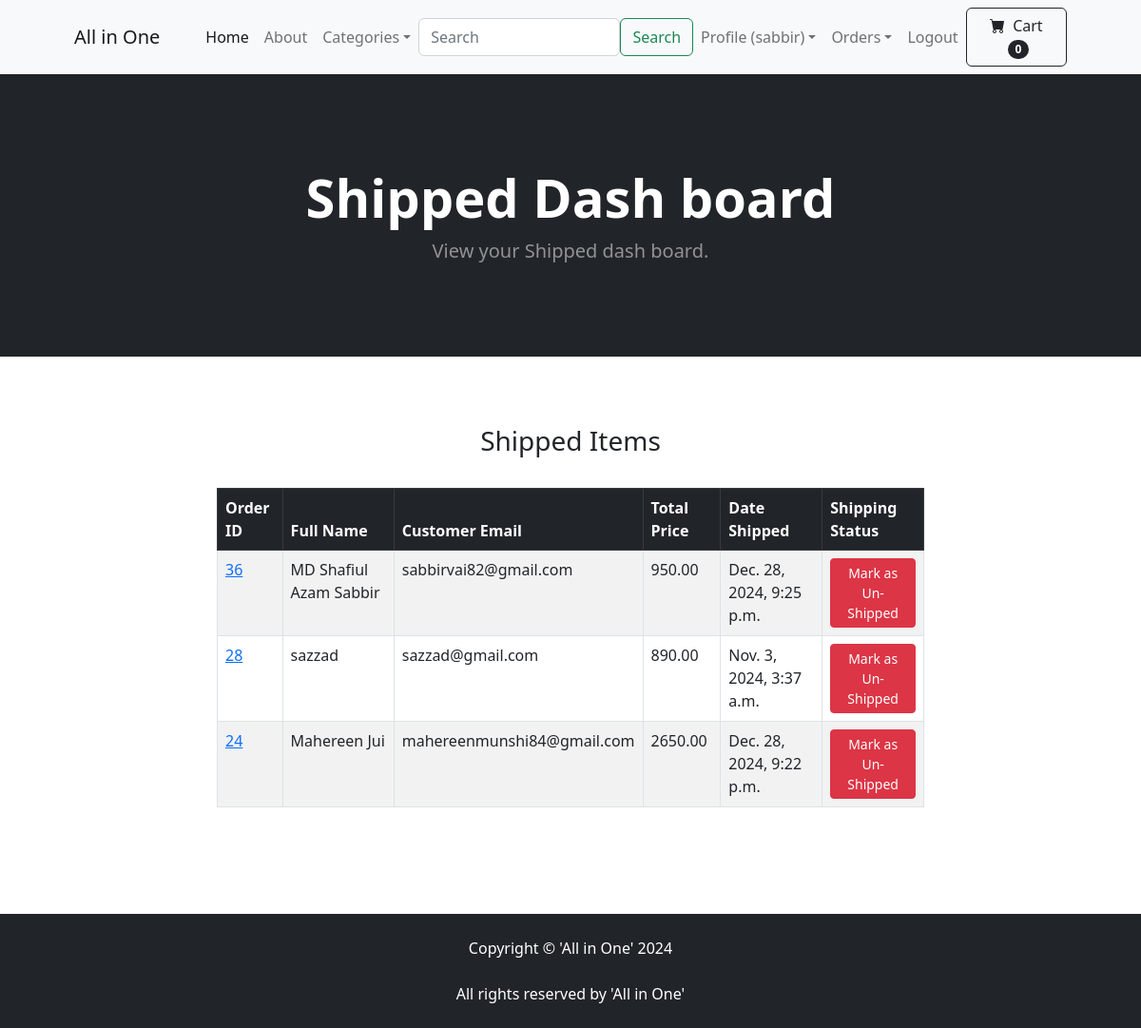
The app's page /payment/shipped_dash/ (signed in) with its own data.
### payment/models.py (models this page shows, shortened)
class Order(models.Model):
    user = models.ForeignKey(User, on_delete=models.CASCADE, null=True, blank=True)
    full_name = models.CharField(max_length=200)
    email = models.EmailField(max_length=200)
    shipping_address = models.TextField(max_length=15000)
    amount_paid = models.DecimalField(max_digits=10, decimal_places=2)
    date_ordered = models.DateTimeField(auto_now_add=True)
    shipped = models.BooleanField(default=False)
    date_shipped = models.DateTimeField(null=True, blank=True)
    invoice = models.CharField(max_length=250, null=True, blank=True)
    paid = models.BooleanField(default=False)

### payment/views.py (the view, shortened to what this page needs)
# urls.py: path('shipped_dash/', views.shipped_dash, name= 'shipped_dash'),
def shipped_dash(request):
    if request.user.is_authenticated and request.user.is_superuser:
        orders = Order.objects.filter(shipped=True).order_by('-date_ordered')
        return render(request, 'payment/shipped_dash.html', {'orders': orders})
    else:
        messages.success("Access Denied")
        return redirect('home')

### cart/cart.py (called while the page is built)
    def __len__(self):
        return len(self.cart)

### cart/context_processors.py (called while the page is built)
def cart(request):
    return {'cart': Cart(request)}

### payment/templates/payment/shipped_dash.html (shortened to what this page needs)
{% extends 'base.html' %}
{% load static %}
{% block content %}
<header class="bg-dark py-5">
    <div class="container px-4 px-lg-5 my-5">
        <div class="text-center text-white">
            <h1 class="display-4 fw-bolder">Shipped Dash board</h1>
            <p class="lead fw-normal text-white-50 mb-0">View your Shipped dash board.</p>
        </div>
    </div>
</header>
<br/>
<div class ="container">
    <div class="row">
        <center>
            <div class="col-8">
                <br/><br/>
                <h3>Shipped Items</h3>
                <br/>
                <div class="table-responsive">
                    <table class="table table-hover table-striped table-bordered  ">
                        <thead class="table-dark">
                          <tr>
                            <th scope="col">Order ID</th>
                            <th scope="col">Full Name</th>
                            <th scope="col">Customer Email</th>
                            <th scope="col">Total Price</th>
                            <th scope="col">Date Shipped</th>
                            <th scope="col">Shipping Status</th>
                          </tr>
                        </thead>
                        <tbody>
                            {% for item in orders  %}
                          <tr>
                            <td><a href="{% url 'order_details' item.id %}">{{ item.id }}</a></td>
                            <td>{{ item.full_name }}</td>
                            <td>{{ item.email }}</td>
                            <td>{{ item.amount_paid }}</td>
                            <td>{{ item.date_shipped }}</td>
                            <td>
                                <form method="POST">
                                    <button type="submit" class="btn btn-danger btn-sm">Mark as Un-Shipped</button>
                                </form>
                            </td>
                          </tr>
                          {% endfor %}
                        </tbody>
                    </table>
                </div>
                <br/><br/>
                <br/><br/>
            </div>
        </center>
    </div>
</div>
{% endblock %}

### store/templates/navbar.html (shortened to what this page needs)
<nav class="navbar navbar-expand-lg navbar-light bg-light">
    <div class="container px-4 px-lg-5">
        <a class="navbar-brand" href="{% url 'home' %}">All in One</a>
        <div class="collapse navbar-collapse" id="navbarSupportedContent">
            <ul class="navbar-nav me-auto mb-2 mb-lg-0 ms-lg-4">
                <li class="nav-item"><a class="nav-link active" aria-current="page" href="{% url 'home' %}">Home</a></li>
                <li class="nav-item"><a class="nav-link" href="{% url 'about' %}">About</a></li>
                <li class="nav-item dropdown">
                    <a class="nav-link dropdown-toggle"
                    id="navbarDropdown" href="#" role="button"
                    data-bs-toggle="dropdown" aria-expanded="false">Categories</a>
                </li>
                <form class="d-flex" role="search" action="{% url 'search' %}" method="POST">
                    <input class="form-control mr-sm-2" type="search" placeholder="Search" aria-label="Search" name="searched">
                    <button class="btn btn-outline-success my-2 my-sm-0" type="submit">Search</button>
                </form>
                {% if user.is_authenticated %}
                    <li class="nav-item dropdown">
                        <a class="nav-link dropdown-toggle"
                        id="navbarDropdown" href="#" role="button"
                        data-bs-toggle="dropdown" aria-expanded="false">Profile ({{user.username}})</a>
                    </li>
                    {% if user.is_superuser %}
                        <li class="nav-item dropdown">
                            <a class="nav-link dropdown-toggle"
                            id="navbarDropdown" href="#" role="button"
                            data-bs-toggle="dropdown" aria-expanded="false">Orders</a>
                        </li>
                    {% endif %}
                    <li class="nav-item"><a class="nav-link" href="{% url 'logout' %}"> Logout</a></li>
                {% else %}
                    <li class="nav-item"><a class="nav-link" href="{% url 'login' %}">Login</a></li>
                    <li class="nav-item"><a class="nav-link" href="{% url 'register' %}">Register</a></li>
                {% endif %}
            </ul>
            <form class="d-flex">
                <a  href="{% url 'cart_summary' %}" class="btn btn-outline-dark" type="submit">
                    <i class="bi-cart-fill me-1"></i>
                    Cart
                    <span class="badge bg-dark text-white ms-1 rounded-pill"
                    id="cart_quantity">{{cart|length}}</span>
                </a>
            </form>
        </div>
    </div>
</nav>

### records on screen
Order: id "36", full_name "MD Shafiul Azam Sabbir", email "sabbirvai82@gmail.com", amount_paid "950.00", date_shipped "Dec. 28, 2024, 9:25 p.m."
Order: id "28", full_name "sazzad", email "sazzad@gmail.com", amount_paid "890.00", date_shipped "Nov. 3, 2024, 3:37 a.m."
Order: id "24", full_name "Mahereen Jui", email "mahereenmunshi84@gmail.com", amount_paid "2650.00", date_shipped "Dec. 28, 2024, 9:22 p.m."

### other values on screen
{{ user.username }} "sabbir"
{{ cart|length }} "0"
